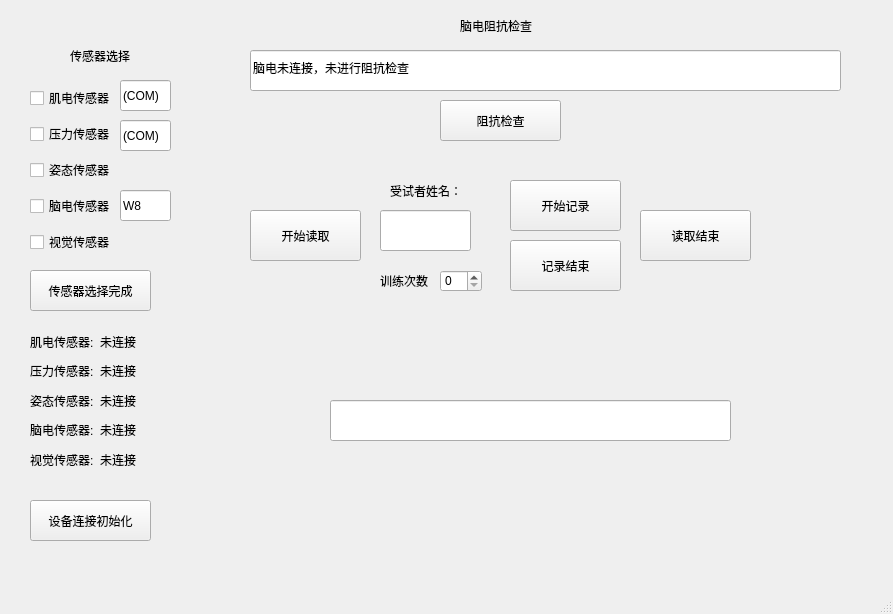
<?xml version="1.0" encoding="UTF-8"?>
<ui version="4.0">
 <class>MainWindow</class>
 <widget class="QMainWindow" name="MainWindow">
  <property name="windowModality">
   <enum>Qt::WindowModal</enum>
  </property>
  <property name="geometry">
   <rect>
    <x>0</x>
    <y>0</y>
    <width>893</width>
    <height>614</height>
   </rect>
  </property>
  <property name="windowTitle">
   <string>MainWindow</string>
  </property>
  <widget class="QWidget" name="centralwidget">
   <widget class="QPushButton" name="pushButton_2">
    <property name="geometry">
     <rect>
      <x>30</x>
      <y>500</y>
      <width>121</width>
      <height>41</height>
     </rect>
    </property>
    <property name="text">
     <string>设备连接初始化</string>
    </property>
   </widget>
   <widget class="QLabel" name="label_7">
    <property name="geometry">
     <rect>
      <x>460</x>
      <y>10</y>
      <width>101</width>
      <height>31</height>
     </rect>
    </property>
    <property name="text">
     <string>脑电阻抗检查</string>
    </property>
   </widget>
   <widget class="QLabel" name="label_1">
    <property name="geometry">
     <rect>
      <x>70</x>
      <y>40</y>
      <width>101</width>
      <height>31</height>
     </rect>
    </property>
    <property name="text">
     <string>传感器选择</string>
    </property>
   </widget>
   <widget class="QPushButton" name="pushButton_1">
    <property name="geometry">
     <rect>
      <x>30</x>
      <y>270</y>
      <width>121</width>
      <height>41</height>
     </rect>
    </property>
    <property name="text">
     <string>传感器选择完成</string>
    </property>
   </widget>
   <widget class="QWidget" name="verticalLayoutWidget_2">
    <property name="geometry">
     <rect>
      <x>100</x>
      <y>330</y>
      <width>91</width>
      <height>141</height>
     </rect>
    </property>
    <layout class="QVBoxLayout" name="SensorShow">
     <item>
      <widget class="QLabel" name="label_2">
       <property name="text">
        <string>未连接</string>
       </property>
      </widget>
     </item>
     <item>
      <widget class="QLabel" name="label_3">
       <property name="text">
        <string>未连接</string>
       </property>
      </widget>
     </item>
     <item>
      <widget class="QLabel" name="label_4">
       <property name="text">
        <string>未连接</string>
       </property>
      </widget>
     </item>
     <item>
      <widget class="QLabel" name="label_5">
       <property name="text">
        <string>未连接</string>
       </property>
      </widget>
     </item>
     <item>
      <widget class="QLabel" name="label_6">
       <property name="text">
        <string>未连接</string>
       </property>
      </widget>
     </item>
    </layout>
   </widget>
   <widget class="QLineEdit" name="lineEdit">
    <property name="geometry">
     <rect>
      <x>250</x>
      <y>50</y>
      <width>591</width>
      <height>41</height>
     </rect>
    </property>
    <property name="text">
     <string>脑电未连接，未进行阻抗检查</string>
    </property>
   </widget>
   <widget class="QWidget" name="verticalLayoutWidget">
    <property name="geometry">
     <rect>
      <x>30</x>
      <y>80</y>
      <width>91</width>
      <height>183</height>
     </rect>
    </property>
    <layout class="QVBoxLayout" name="SensorSelect">
     <item>
      <widget class="QCheckBox" name="checkBox">
       <property name="text">
        <string>肌电传感器</string>
       </property>
       <property name="autoExclusive">
        <bool>false</bool>
       </property>
      </widget>
     </item>
     <item>
      <widget class="QCheckBox" name="checkBox_2">
       <property name="text">
        <string>压力传感器</string>
       </property>
      </widget>
     </item>
     <item>
      <widget class="QCheckBox" name="checkBox_3">
       <property name="text">
        <string>姿态传感器</string>
       </property>
      </widget>
     </item>
     <item>
      <widget class="QCheckBox" name="checkBox_4">
       <property name="text">
        <string>脑电传感器</string>
       </property>
      </widget>
     </item>
     <item>
      <widget class="QCheckBox" name="checkBox_5">
       <property name="text">
        <string>视觉传感器</string>
       </property>
      </widget>
     </item>
    </layout>
   </widget>
   <widget class="QPushButton" name="pushButton_3">
    <property name="geometry">
     <rect>
      <x>440</x>
      <y>100</y>
      <width>121</width>
      <height>41</height>
     </rect>
    </property>
    <property name="text">
     <string>阻抗检查</string>
    </property>
   </widget>
   <widget class="QPushButton" name="pushButton">
    <property name="geometry">
     <rect>
      <x>250</x>
      <y>210</y>
      <width>111</width>
      <height>51</height>
     </rect>
    </property>
    <property name="text">
     <string>开始读取</string>
    </property>
   </widget>
   <widget class="QPushButton" name="pushButton_4">
    <property name="geometry">
     <rect>
      <x>510</x>
      <y>180</y>
      <width>111</width>
      <height>51</height>
     </rect>
    </property>
    <property name="text">
     <string>开始记录</string>
    </property>
   </widget>
   <widget class="QPushButton" name="pushButton_5">
    <property name="geometry">
     <rect>
      <x>510</x>
      <y>240</y>
      <width>111</width>
      <height>51</height>
     </rect>
    </property>
    <property name="text">
     <string>记录结束</string>
    </property>
   </widget>
   <widget class="QPushButton" name="pushButton_6">
    <property name="geometry">
     <rect>
      <x>640</x>
      <y>210</y>
      <width>111</width>
      <height>51</height>
     </rect>
    </property>
    <property name="text">
     <string>读取结束</string>
    </property>
   </widget>
   <widget class="QLineEdit" name="lineEdit_2">
    <property name="geometry">
     <rect>
      <x>120</x>
      <y>80</y>
      <width>51</width>
      <height>31</height>
     </rect>
    </property>
    <property name="text">
     <string>(COM)</string>
    </property>
   </widget>
   <widget class="QLineEdit" name="lineEdit_3">
    <property name="geometry">
     <rect>
      <x>120</x>
      <y>120</y>
      <width>51</width>
      <height>31</height>
     </rect>
    </property>
    <property name="text">
     <string>(COM)</string>
    </property>
   </widget>
   <widget class="QLineEdit" name="lineEdit_4">
    <property name="geometry">
     <rect>
      <x>380</x>
      <y>210</y>
      <width>91</width>
      <height>41</height>
     </rect>
    </property>
    <property name="text">
     <string/>
    </property>
   </widget>
   <widget class="QLabel" name="label">
    <property name="geometry">
     <rect>
      <x>390</x>
      <y>180</y>
      <width>81</width>
      <height>21</height>
     </rect>
    </property>
    <property name="text">
     <string>受试者姓名：</string>
    </property>
   </widget>
   <widget class="QSpinBox" name="spinBox">
    <property name="geometry">
     <rect>
      <x>440</x>
      <y>270</y>
      <width>42</width>
      <height>22</height>
     </rect>
    </property>
   </widget>
   <widget class="QLabel" name="label_8">
    <property name="geometry">
     <rect>
      <x>380</x>
      <y>270</y>
      <width>61</width>
      <height>21</height>
     </rect>
    </property>
    <property name="text">
     <string>训练次数</string>
    </property>
   </widget>
   <widget class="QWidget" name="verticalLayoutWidget_3">
    <property name="geometry">
     <rect>
      <x>30</x>
      <y>330</y>
      <width>71</width>
      <height>141</height>
     </rect>
    </property>
    <layout class="QVBoxLayout" name="SensorShow_2">
     <item>
      <widget class="QLabel" name="label_9">
       <property name="text">
        <string>肌电传感器:</string>
       </property>
      </widget>
     </item>
     <item>
      <widget class="QLabel" name="label_10">
       <property name="text">
        <string>压力传感器:</string>
       </property>
      </widget>
     </item>
     <item>
      <widget class="QLabel" name="label_11">
       <property name="text">
        <string>姿态传感器:</string>
       </property>
      </widget>
     </item>
     <item>
      <widget class="QLabel" name="label_12">
       <property name="text">
        <string>脑电传感器:</string>
       </property>
      </widget>
     </item>
     <item>
      <widget class="QLabel" name="label_13">
       <property name="text">
        <string>视觉传感器:</string>
       </property>
      </widget>
     </item>
    </layout>
   </widget>
   <widget class="QLineEdit" name="lineEdit_5">
    <property name="geometry">
     <rect>
      <x>330</x>
      <y>400</y>
      <width>401</width>
      <height>41</height>
     </rect>
    </property>
    <property name="text">
     <string/>
    </property>
   </widget>
   <widget class="QLineEdit" name="lineEdit_6">
    <property name="geometry">
     <rect>
      <x>120</x>
      <y>190</y>
      <width>51</width>
      <height>31</height>
     </rect>
    </property>
    <property name="text">
     <string>W8</string>
    </property>
   </widget>
  </widget>
  <widget class="QMenuBar" name="menubar">
   <property name="geometry">
    <rect>
     <x>0</x>
     <y>0</y>
     <width>893</width>
     <height>23</height>
    </rect>
   </property>
  </widget>
  <widget class="QStatusBar" name="statusbar"/>
 </widget>
 <resources/>
 <connections/>
</ui>
